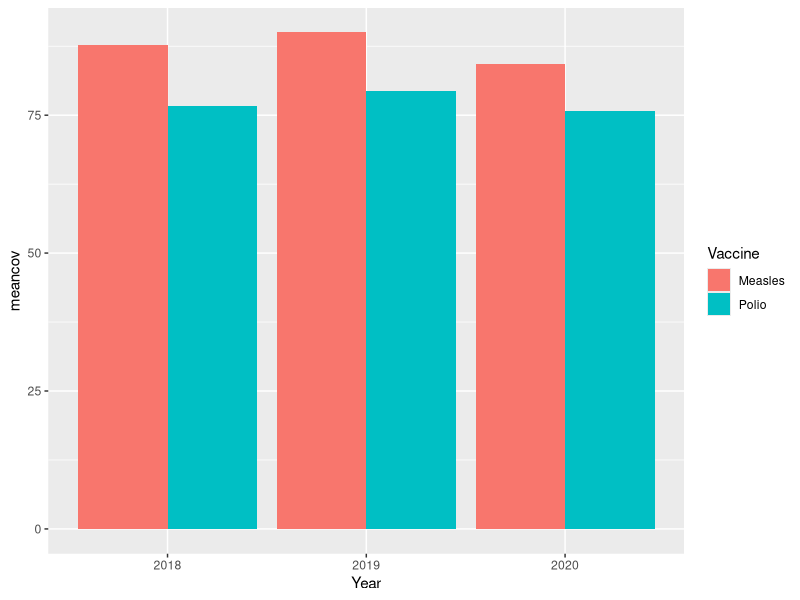

R code for this plot:
## ---- chunk 1
library(readr)
library(tidyr)
library(dplyr)
library(ggplot2)
## ---- chunk 2
options(knitr.kable.NA = '')
## ---- chunk 3
vdat <- read_csv(here::here("misc/pivot-data-vaccine.csv"))
vdat
## ---- chunk 4
vlong <- 
  vdat |> 
  pivot_longer(cols = -Region, 
               names_to = c("Vaccine", "Year"), 
               names_sep = "_",
               values_to = "Coverage") |> 
  dplyr::mutate(Coverage=parse_number(Coverage))
vlong
## ---- chunk 5
# Mean coverage by year
vlong |> 
  group_by(Year) |> 
  summarize(meancov=mean(Coverage))

# Mean coverage by vaccine by year
vlong |> 
  group_by(Vaccine, Year) |> 
  summarize(meancov=mean(Coverage))

# Mean coverage by vaccine by year plot
vlong |> 
  group_by(Vaccine, Year) |> 
  summarize(meancov=mean(Coverage)) |> 
  ggplot(aes(Year, meancov)) + geom_col(aes(fill=Vaccine), position="dodge")
## ---- chunk 6
idat <- read_csv(here::here("misc/pivot-data-infections.csv"))
idat
## ---- chunk 7
ilong <- 
  idat |> 
  pivot_longer(
    cols = -patient,
    names_to = c(".value", "Group"),
    names_pattern = "(\\w+)_(\\d+)"
  ) |> 
  filter(!is.na(visit))
ilong
## ---- chunk 8
# How many visits does each patient have?
ilong |> 
  group_by(patient) |> 
  summarize(n_visits = n())

# How many distinct patients has each organism been found in?
ilong |> 
  group_by(org) |> 
  summarize(n_patients = n_distinct(patient))

# What are the earliest and latest dates we have in our data?
ilong |> 
  summarize(start=min(visit), end=max(visit))
